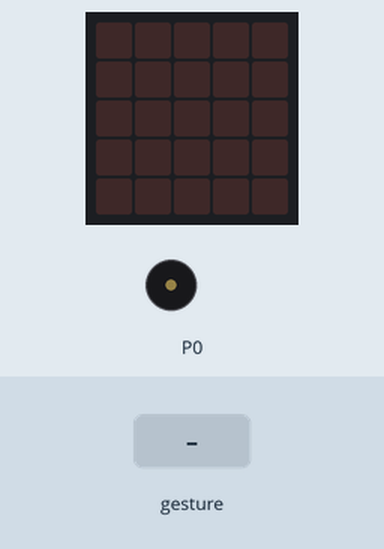
A program run on a simulated BBC micro:bit (MakeCode). Shown: the board's 5×5 LED display, buzzer (waves = sounding). The test bench sets the inputs (shaded band). Random numbers come from a fixed seed; a tilt is held for 1.5 s and a shake lasts 1 s, then the board lies face up again.

Above: at 1.2 s.
1.3 s: gesture 'shake'
At 3.7 s:
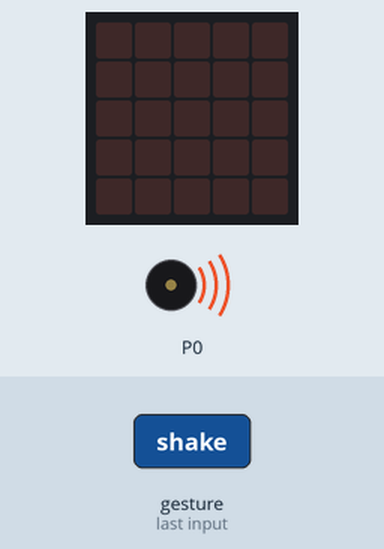
At 4.2 s:
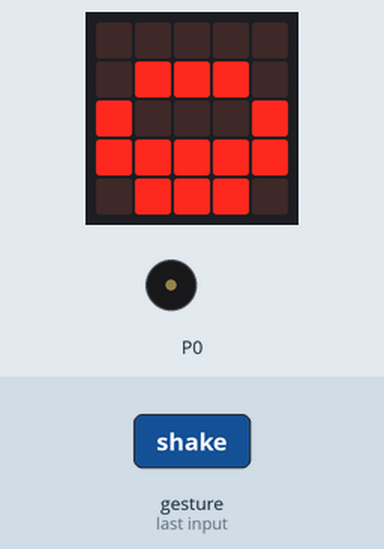
4.3 s: gesture 'shake'
At 7.1 s:
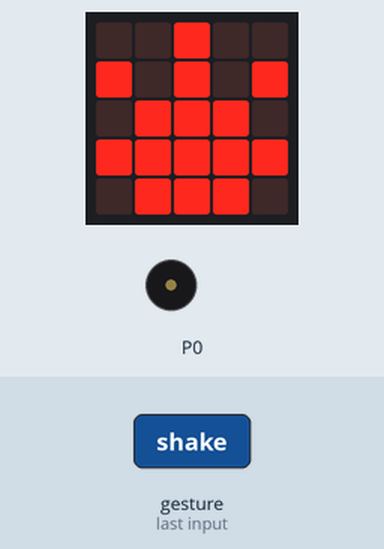
Timing chart, 0 to 8.6 s (numbered marks = the images above; inputs shaded):
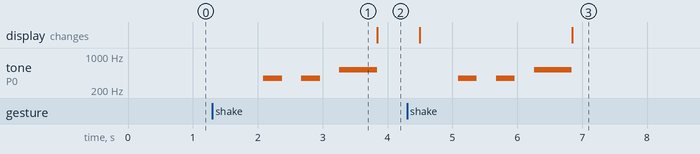

Measured:
- after the input at 1.3 s, tone on P0: plays 349 Hz for 0.29 s, 349 Hz for 0.29 s, 523 Hz for 0.58 s, starting after 0.79 s
- after the input at 4.3 s, tone on P0: plays 349 Hz for 0.29 s, 349 Hz for 0.29 s, 523 Hz for 0.58 s, starting after 0.79 s; the display: first changes after 0.20 s (image 3 shows a later state)

The program:

main.ts
```typescript
let goochokipaa = 0
input.onGesture(Gesture.Shake, function () {
    basic.clearScreen()
    music.playMelody("- - F - F - C5 C5 ", 207)
    goochokipaa = randint(0, 2)
    if (goochokipaa == 0) {
        basic.showLeds(`
            . . . . .
            . # # # .
            # . . . #
            # # # # #
            . # # # .
            `)
    } else {
        if (goochokipaa == 1) {
            basic.showLeds(`
                . # . # .
                . # . # .
                . # # # .
                # . . . #
                . # # # .
                `)
        } else {
            basic.showLeds(`
                . . # . .
                # . # . #
                . # # # .
                # # # # #
                . # # # .
                `)
        }
    }
})
basic.forever(function () {

})
```

test.ts
```typescript
// テストはここに来ます。このパッケージが拡張機能として使用されるときにはコンパイルされません。
```
